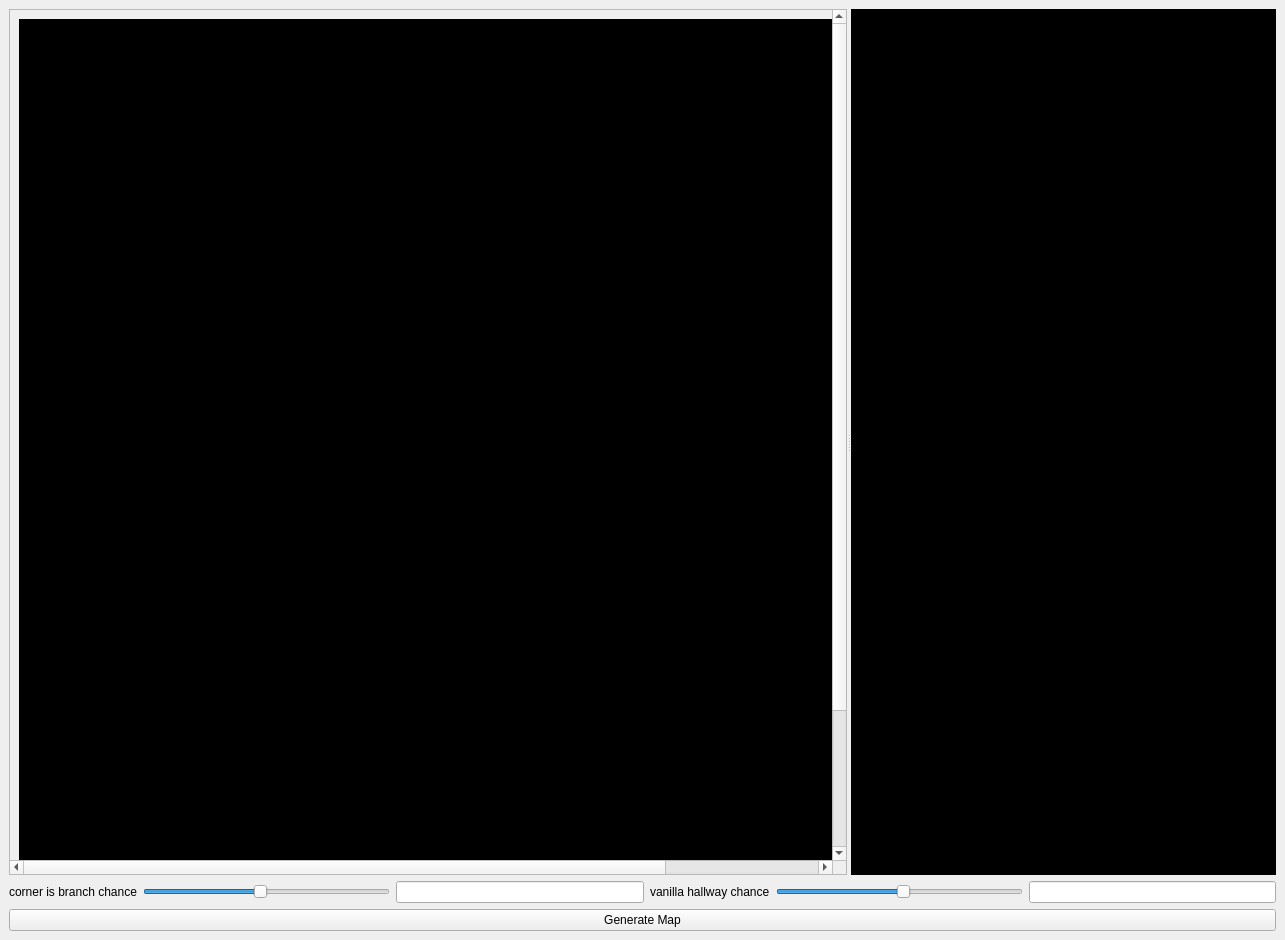
<?xml version="1.0" encoding="UTF-8"?>
<ui version="4.0">
 <class>MainWindow</class>
 <widget class="QMainWindow" name="MainWindow">
  <property name="geometry">
   <rect>
    <x>0</x>
    <y>0</y>
    <width>1285</width>
    <height>940</height>
   </rect>
  </property>
  <property name="windowTitle">
   <string>MainWindow</string>
  </property>
  <widget class="QWidget" name="centralwidget">
   <layout class="QGridLayout" name="gridLayout" rowstretch="1,0,0">
    <item row="0" column="0">
     <widget class="QSplitter" name="splitter">
      <property name="orientation">
       <enum>Qt::Horizontal</enum>
      </property>
      <widget class="QScrollArea" name="scrollArea">
       <property name="widgetResizable">
        <bool>true</bool>
       </property>
       <widget class="QWidget" name="scrollAreaWidgetContents">
        <property name="geometry">
         <rect>
          <x>0</x>
          <y>-122</y>
          <width>1018</width>
          <height>1018</height>
         </rect>
        </property>
        <layout class="QGridLayout" name="gridLayout_2">
         <item row="0" column="0">
          <widget class="QLabel" name="map">
           <property name="minimumSize">
            <size>
             <width>1000</width>
             <height>1000</height>
            </size>
           </property>
           <property name="maximumSize">
            <size>
             <width>1000</width>
             <height>1000</height>
            </size>
           </property>
           <property name="styleSheet">
            <string notr="true">background-color: rgb(0, 0, 0);</string>
           </property>
           <property name="text">
            <string/>
           </property>
          </widget>
         </item>
        </layout>
       </widget>
      </widget>
      <widget class="QListWidget" name="operations">
       <property name="styleSheet">
        <string notr="true">background-color: rgb(0, 0, 0);</string>
       </property>
      </widget>
     </widget>
    </item>
    <item row="1" column="0">
     <layout class="QHBoxLayout" name="horizontalLayout">
      <item>
       <widget class="QLabel" name="label">
        <property name="text">
         <string>corner is branch chance</string>
        </property>
       </widget>
      </item>
      <item>
       <widget class="QSlider" name="also_straight">
        <property name="minimum">
         <number>1</number>
        </property>
        <property name="maximum">
         <number>20</number>
        </property>
        <property name="value">
         <number>10</number>
        </property>
        <property name="orientation">
         <enum>Qt::Horizontal</enum>
        </property>
       </widget>
      </item>
      <item>
       <widget class="QLineEdit" name="also_straight_value"/>
      </item>
      <item>
       <widget class="QLabel" name="label_2">
        <property name="text">
         <string>vanilla hallway chance</string>
        </property>
       </widget>
      </item>
      <item>
       <widget class="QSlider" name="no_change">
        <property name="minimum">
         <number>1</number>
        </property>
        <property name="maximum">
         <number>30</number>
        </property>
        <property name="value">
         <number>16</number>
        </property>
        <property name="orientation">
         <enum>Qt::Horizontal</enum>
        </property>
       </widget>
      </item>
      <item>
       <widget class="QLineEdit" name="no_change_value"/>
      </item>
     </layout>
    </item>
    <item row="2" column="0">
     <widget class="QPushButton" name="doit">
      <property name="text">
       <string>Generate Map</string>
      </property>
     </widget>
    </item>
   </layout>
  </widget>
 </widget>
 <resources/>
 <connections/>
</ui>
